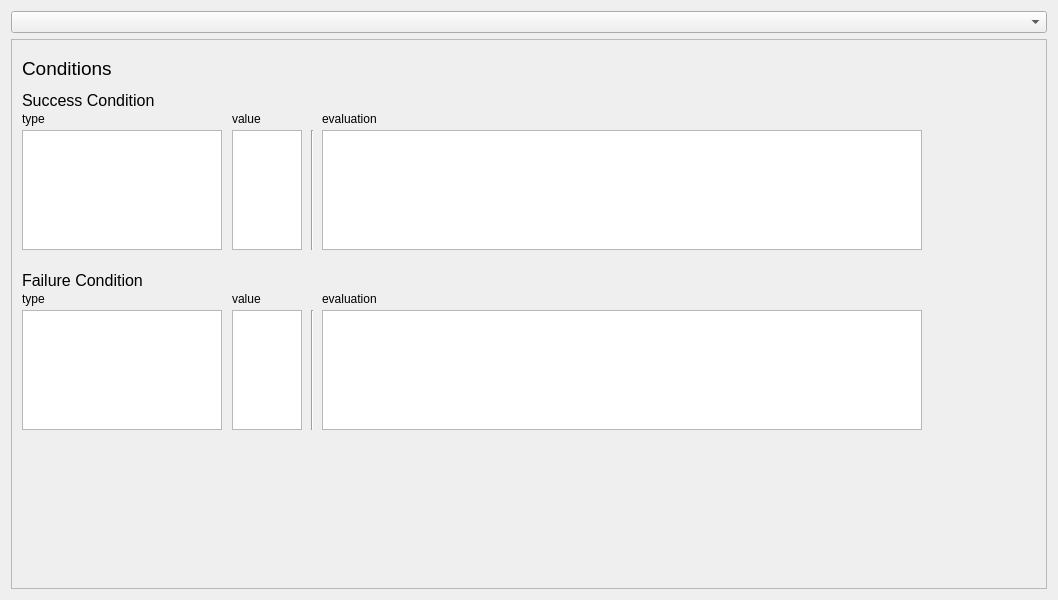
<?xml version="1.0" encoding="UTF-8"?>
<ui version="4.0">
 <class>ContextPanel</class>
 <widget class="QWidget" name="ContextPanel">
  <property name="geometry">
   <rect>
    <x>0</x>
    <y>0</y>
    <width>1058</width>
    <height>600</height>
   </rect>
  </property>
  <property name="windowTitle">
   <string>Widget</string>
  </property>
  <layout class="QVBoxLayout" name="verticalLayout_2">
   <item>
    <widget class="QComboBox" name="TopicSelect"/>
   </item>
   <item>
    <widget class="QScrollArea" name="scrollArea">
     <property name="widgetResizable">
      <bool>true</bool>
     </property>
     <widget class="QWidget" name="scrollAreaWidgetContents">
      <property name="geometry">
       <rect>
        <x>0</x>
        <y>0</y>
        <width>1038</width>
        <height>549</height>
       </rect>
      </property>
      <widget class="QLabel" name="condition">
       <property name="geometry">
        <rect>
         <x>10</x>
         <y>20</y>
         <width>101</width>
         <height>17</height>
        </rect>
       </property>
       <property name="font">
        <font>
         <pointsize>14</pointsize>
        </font>
       </property>
       <property name="text">
        <string>Conditions</string>
       </property>
      </widget>
      <widget class="QTextEdit" name="success_condition_name">
       <property name="geometry">
        <rect>
         <x>10</x>
         <y>90</y>
         <width>200</width>
         <height>120</height>
        </rect>
       </property>
       <property name="font">
        <font>
         <pointsize>10</pointsize>
        </font>
       </property>
       <property name="textInteractionFlags">
        <set>Qt::NoTextInteraction</set>
       </property>
      </widget>
      <widget class="QTextEdit" name="failure_condition_name">
       <property name="geometry">
        <rect>
         <x>10</x>
         <y>270</y>
         <width>200</width>
         <height>120</height>
        </rect>
       </property>
       <property name="font">
        <font>
         <pointsize>10</pointsize>
        </font>
       </property>
       <property name="textInteractionFlags">
        <set>Qt::NoTextInteraction</set>
       </property>
      </widget>
      <widget class="QTextEdit" name="success_condition_status">
       <property name="geometry">
        <rect>
         <x>220</x>
         <y>90</y>
         <width>70</width>
         <height>120</height>
        </rect>
       </property>
       <property name="font">
        <font>
         <pointsize>10</pointsize>
        </font>
       </property>
       <property name="textInteractionFlags">
        <set>Qt::NoTextInteraction</set>
       </property>
      </widget>
      <widget class="QTextEdit" name="failure_condition_status">
       <property name="geometry">
        <rect>
         <x>220</x>
         <y>270</y>
         <width>70</width>
         <height>120</height>
        </rect>
       </property>
       <property name="font">
        <font>
         <pointsize>10</pointsize>
        </font>
       </property>
       <property name="textInteractionFlags">
        <set>Qt::NoTextInteraction</set>
       </property>
      </widget>
      <widget class="QLabel" name="failure_condition">
       <property name="geometry">
        <rect>
         <x>10</x>
         <y>230</y>
         <width>140</width>
         <height>20</height>
        </rect>
       </property>
       <property name="font">
        <font>
         <pointsize>12</pointsize>
        </font>
       </property>
       <property name="text">
        <string>Failure Condition</string>
       </property>
      </widget>
      <widget class="QLabel" name="success_condition">
       <property name="geometry">
        <rect>
         <x>10</x>
         <y>50</y>
         <width>140</width>
         <height>20</height>
        </rect>
       </property>
       <property name="font">
        <font>
         <pointsize>12</pointsize>
        </font>
       </property>
       <property name="text">
        <string>Success Condition</string>
       </property>
      </widget>
      <widget class="QTextEdit" name="success_condition_evaluation">
       <property name="geometry">
        <rect>
         <x>310</x>
         <y>90</y>
         <width>600</width>
         <height>120</height>
        </rect>
       </property>
       <property name="font">
        <font>
         <pointsize>10</pointsize>
        </font>
       </property>
       <property name="textInteractionFlags">
        <set>Qt::NoTextInteraction</set>
       </property>
      </widget>
      <widget class="QTextEdit" name="failure_condition_evaluation">
       <property name="geometry">
        <rect>
         <x>310</x>
         <y>270</y>
         <width>600</width>
         <height>120</height>
        </rect>
       </property>
       <property name="font">
        <font>
         <pointsize>10</pointsize>
        </font>
       </property>
       <property name="sizeAdjustPolicy">
        <enum>QAbstractScrollArea::AdjustIgnored</enum>
       </property>
       <property name="textInteractionFlags">
        <set>Qt::NoTextInteraction</set>
       </property>
      </widget>
      <widget class="Line" name="success_line">
       <property name="geometry">
        <rect>
         <x>290</x>
         <y>90</y>
         <width>20</width>
         <height>120</height>
        </rect>
       </property>
       <property name="orientation">
        <enum>Qt::Vertical</enum>
       </property>
      </widget>
      <widget class="Line" name="success_line_2">
       <property name="geometry">
        <rect>
         <x>290</x>
         <y>270</y>
         <width>20</width>
         <height>120</height>
        </rect>
       </property>
       <property name="orientation">
        <enum>Qt::Vertical</enum>
       </property>
      </widget>
      <widget class="QLabel" name="success_type">
       <property name="geometry">
        <rect>
         <x>10</x>
         <y>70</y>
         <width>67</width>
         <height>17</height>
        </rect>
       </property>
       <property name="text">
        <string>type</string>
       </property>
      </widget>
      <widget class="QLabel" name="success_evaluation">
       <property name="geometry">
        <rect>
         <x>310</x>
         <y>70</y>
         <width>181</width>
         <height>17</height>
        </rect>
       </property>
       <property name="text">
        <string>evaluation</string>
       </property>
      </widget>
      <widget class="QLabel" name="success_value">
       <property name="geometry">
        <rect>
         <x>220</x>
         <y>70</y>
         <width>101</width>
         <height>17</height>
        </rect>
       </property>
       <property name="text">
        <string>value</string>
       </property>
      </widget>
      <widget class="QLabel" name="failure_type">
       <property name="geometry">
        <rect>
         <x>10</x>
         <y>250</y>
         <width>67</width>
         <height>17</height>
        </rect>
       </property>
       <property name="text">
        <string>type</string>
       </property>
      </widget>
      <widget class="QLabel" name="failure_value">
       <property name="geometry">
        <rect>
         <x>220</x>
         <y>250</y>
         <width>101</width>
         <height>17</height>
        </rect>
       </property>
       <property name="text">
        <string>value</string>
       </property>
      </widget>
      <widget class="QLabel" name="failure_evaluation">
       <property name="geometry">
        <rect>
         <x>310</x>
         <y>250</y>
         <width>181</width>
         <height>17</height>
        </rect>
       </property>
       <property name="text">
        <string>evaluation</string>
       </property>
      </widget>
     </widget>
    </widget>
   </item>
  </layout>
 </widget>
 <resources/>
 <connections/>
</ui>
